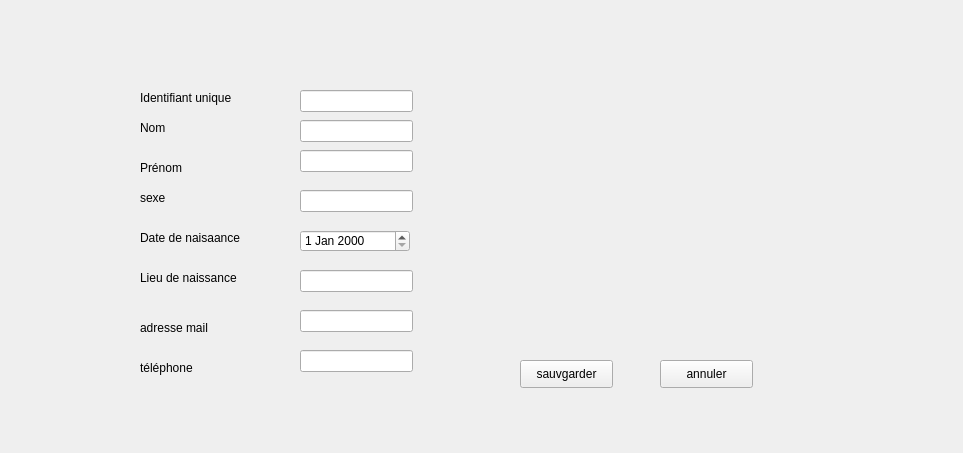
<?xml version="1.0" encoding="UTF-8"?>
<ui version="4.0">
 <class>Dialogevent</class>
 <widget class="QDialog" name="Dialogevent">
  <property name="geometry">
   <rect>
    <x>0</x>
    <y>0</y>
    <width>963</width>
    <height>453</height>
   </rect>
  </property>
  <property name="windowTitle">
   <string>Gestion evenement</string>
  </property>
  <widget class="QStackedWidget" name="stackedWidge_etat">
   <property name="geometry">
    <rect>
     <x>90</x>
     <y>40</y>
     <width>771</width>
     <height>391</height>
    </rect>
   </property>
   <property name="currentIndex">
    <number>1</number>
   </property>
   <widget class="QWidget" name="page_list">
    <widget class="QPushButton" name="pushButton">
     <property name="geometry">
      <rect>
       <x>610</x>
       <y>30</y>
       <width>93</width>
       <height>28</height>
      </rect>
     </property>
     <property name="text">
      <string>Ajouter</string>
     </property>
    </widget>
    <widget class="QTableWidget" name="tableWidget_etat">
     <property name="geometry">
      <rect>
       <x>20</x>
       <y>130</y>
       <width>741</width>
       <height>191</height>
      </rect>
     </property>
     <property name="frameShape">
      <enum>QFrame::WinPanel</enum>
     </property>
     <property name="editTriggers">
      <set>QAbstractItemView::NoEditTriggers</set>
     </property>
     <property name="showGrid">
      <bool>true</bool>
     </property>
     <property name="gridStyle">
      <enum>Qt::SolidLine</enum>
     </property>
     <property name="sortingEnabled">
      <bool>false</bool>
     </property>
     <row>
      <property name="text">
       <string>1</string>
      </property>
     </row>
     <row>
      <property name="text">
       <string>2</string>
      </property>
     </row>
     <row>
      <property name="text">
       <string>3</string>
      </property>
     </row>
     <row>
      <property name="text">
       <string>4</string>
      </property>
     </row>
     <row>
      <property name="text">
       <string>5</string>
      </property>
     </row>
     <row>
      <property name="text">
       <string>6</string>
      </property>
     </row>
     <row>
      <property name="text">
       <string>7</string>
      </property>
     </row>
     <row>
      <property name="text">
       <string>9</string>
      </property>
     </row>
     <column>
      <property name="text">
       <string>Identifiant</string>
      </property>
     </column>
     <column>
      <property name="text">
       <string>Nom</string>
      </property>
     </column>
     <column>
      <property name="text">
       <string>Prénom</string>
      </property>
     </column>
     <column>
      <property name="text">
       <string>sexe</string>
      </property>
     </column>
     <column>
      <property name="text">
       <string>Date de naissance</string>
      </property>
     </column>
     <column>
      <property name="text">
       <string>lieu de naissance</string>
      </property>
     </column>
     <column>
      <property name="text">
       <string>adresse mail</string>
      </property>
     </column>
     <column>
      <property name="text">
       <string>telephone</string>
      </property>
     </column>
     <column>
      <property name="text">
       <string>modifier</string>
      </property>
     </column>
     <column>
      <property name="text">
       <string>supprimer</string>
      </property>
     </column>
     <column>
      <property name="text">
       <string>imprimer</string>
      </property>
     </column>
     <item row="0" column="0">
      <property name="text">
       <string>AKT23</string>
      </property>
     </item>
     <item row="0" column="1">
      <property name="text">
       <string>Hanfi</string>
      </property>
     </item>
     <item row="0" column="2">
      <property name="text">
       <string>Nardine</string>
      </property>
     </item>
     <item row="0" column="3">
      <property name="text">
       <string>Femme</string>
      </property>
     </item>
     <item row="0" column="4">
      <property name="text">
       <string/>
      </property>
     </item>
     <item row="0" column="5">
      <property name="text">
       <string>Tunis</string>
      </property>
     </item>
     <item row="0" column="6">
      <property name="text">
       <string>nardine.hanfi@esprit.tn</string>
      </property>
     </item>
     <item row="0" column="7">
      <property name="text">
       <string>94212389</string>
      </property>
     </item>
     <item row="0" column="8">
      <property name="text">
       <string>modifier</string>
      </property>
     </item>
     <item row="0" column="9">
      <property name="text">
       <string>supprimer</string>
      </property>
     </item>
    </widget>
    <widget class="QPushButton" name="Menu">
     <property name="geometry">
      <rect>
       <x>60</x>
       <y>30</y>
       <width>93</width>
       <height>28</height>
      </rect>
     </property>
     <property name="text">
      <string>Menu</string>
     </property>
    </widget>
   </widget>
   <widget class="QWidget" name="page_add">
    <widget class="QPushButton" name="pushButton_save">
     <property name="geometry">
      <rect>
       <x>430</x>
       <y>320</y>
       <width>93</width>
       <height>28</height>
      </rect>
     </property>
     <property name="text">
      <string>sauvgarder</string>
     </property>
    </widget>
    <widget class="QPushButton" name="pushButton_cancel">
     <property name="geometry">
      <rect>
       <x>570</x>
       <y>320</y>
       <width>93</width>
       <height>28</height>
      </rect>
     </property>
     <property name="text">
      <string>annuler</string>
     </property>
    </widget>
    <widget class="QLabel" name="labelnom">
     <property name="geometry">
      <rect>
       <x>50</x>
       <y>80</y>
       <width>55</width>
       <height>16</height>
      </rect>
     </property>
     <property name="text">
      <string>Nom</string>
     </property>
    </widget>
    <widget class="QLabel" name="label_2">
     <property name="geometry">
      <rect>
       <x>50</x>
       <y>120</y>
       <width>55</width>
       <height>16</height>
      </rect>
     </property>
     <property name="text">
      <string>Prénom</string>
     </property>
    </widget>
    <widget class="QLabel" name="label_3">
     <property name="geometry">
      <rect>
       <x>50</x>
       <y>190</y>
       <width>111</width>
       <height>16</height>
      </rect>
     </property>
     <property name="text">
      <string>Date de naisaance</string>
     </property>
    </widget>
    <widget class="QLabel" name="label_4">
     <property name="geometry">
      <rect>
       <x>50</x>
       <y>230</y>
       <width>111</width>
       <height>16</height>
      </rect>
     </property>
     <property name="text">
      <string>Lieu de naissance</string>
     </property>
    </widget>
    <widget class="QLabel" name="label_5">
     <property name="geometry">
      <rect>
       <x>50</x>
       <y>150</y>
       <width>91</width>
       <height>16</height>
      </rect>
     </property>
     <property name="text">
      <string>sexe</string>
     </property>
    </widget>
    <widget class="QLabel" name="label_6">
     <property name="geometry">
      <rect>
       <x>50</x>
       <y>280</y>
       <width>101</width>
       <height>16</height>
      </rect>
     </property>
     <property name="text">
      <string>adresse mail</string>
     </property>
    </widget>
    <widget class="QLineEdit" name="input_nom">
     <property name="geometry">
      <rect>
       <x>210</x>
       <y>80</y>
       <width>113</width>
       <height>22</height>
      </rect>
     </property>
    </widget>
    <widget class="QLineEdit" name="input_prenom">
     <property name="geometry">
      <rect>
       <x>210</x>
       <y>110</y>
       <width>113</width>
       <height>22</height>
      </rect>
     </property>
    </widget>
    <widget class="QDateEdit" name="input_naissance">
     <property name="geometry">
      <rect>
       <x>210</x>
       <y>190</y>
       <width>110</width>
       <height>22</height>
      </rect>
     </property>
    </widget>
    <widget class="QLineEdit" name="input_sexe">
     <property name="geometry">
      <rect>
       <x>210</x>
       <y>150</y>
       <width>113</width>
       <height>22</height>
      </rect>
     </property>
    </widget>
    <widget class="QLineEdit" name="input_mail">
     <property name="geometry">
      <rect>
       <x>210</x>
       <y>270</y>
       <width>113</width>
       <height>22</height>
      </rect>
     </property>
    </widget>
    <widget class="QLineEdit" name="input_lieu">
     <property name="geometry">
      <rect>
       <x>210</x>
       <y>230</y>
       <width>113</width>
       <height>22</height>
      </rect>
     </property>
    </widget>
    <widget class="QLabel" name="label_19">
     <property name="geometry">
      <rect>
       <x>50</x>
       <y>320</y>
       <width>71</width>
       <height>16</height>
      </rect>
     </property>
     <property name="text">
      <string>téléphone</string>
     </property>
    </widget>
    <widget class="QLineEdit" name="input_tel">
     <property name="geometry">
      <rect>
       <x>210</x>
       <y>310</y>
       <width>113</width>
       <height>22</height>
      </rect>
     </property>
    </widget>
    <widget class="QLabel" name="label">
     <property name="geometry">
      <rect>
       <x>50</x>
       <y>50</y>
       <width>111</width>
       <height>16</height>
      </rect>
     </property>
     <property name="text">
      <string>Identifiant unique</string>
     </property>
    </widget>
    <widget class="QLineEdit" name="input_id">
     <property name="geometry">
      <rect>
       <x>210</x>
       <y>50</y>
       <width>113</width>
       <height>22</height>
      </rect>
     </property>
    </widget>
   </widget>
   <widget class="QWidget" name="page">
    <widget class="QPushButton" name="pushButton_2">
     <property name="geometry">
      <rect>
       <x>520</x>
       <y>290</y>
       <width>93</width>
       <height>28</height>
      </rect>
     </property>
     <property name="text">
      <string>Retour </string>
     </property>
    </widget>
    <widget class="QLineEdit" name="out_lieu">
     <property name="geometry">
      <rect>
       <x>240</x>
       <y>200</y>
       <width>113</width>
       <height>22</height>
      </rect>
     </property>
     <property name="readOnly">
      <bool>true</bool>
     </property>
    </widget>
    <widget class="QLabel" name="label_7">
     <property name="geometry">
      <rect>
       <x>80</x>
       <y>130</y>
       <width>91</width>
       <height>16</height>
      </rect>
     </property>
     <property name="text">
      <string>sexe</string>
     </property>
    </widget>
    <widget class="QLineEdit" name="out_tel">
     <property name="geometry">
      <rect>
       <x>240</x>
       <y>280</y>
       <width>113</width>
       <height>22</height>
      </rect>
     </property>
     <property name="readOnly">
      <bool>true</bool>
     </property>
    </widget>
    <widget class="QLabel" name="label_8">
     <property name="geometry">
      <rect>
       <x>80</x>
       <y>210</y>
       <width>111</width>
       <height>16</height>
      </rect>
     </property>
     <property name="text">
      <string>Lieu de naissance</string>
     </property>
    </widget>
    <widget class="QLabel" name="label_9">
     <property name="geometry">
      <rect>
       <x>80</x>
       <y>250</y>
       <width>101</width>
       <height>16</height>
      </rect>
     </property>
     <property name="text">
      <string>adresse mail</string>
     </property>
    </widget>
    <widget class="QLabel" name="label_10">
     <property name="geometry">
      <rect>
       <x>80</x>
       <y>90</y>
       <width>55</width>
       <height>16</height>
      </rect>
     </property>
     <property name="text">
      <string>Prénom</string>
     </property>
    </widget>
    <widget class="QLineEdit" name="out_prenom">
     <property name="geometry">
      <rect>
       <x>240</x>
       <y>80</y>
       <width>113</width>
       <height>22</height>
      </rect>
     </property>
     <property name="readOnly">
      <bool>true</bool>
     </property>
    </widget>
    <widget class="QLabel" name="label_20">
     <property name="geometry">
      <rect>
       <x>80</x>
       <y>290</y>
       <width>71</width>
       <height>16</height>
      </rect>
     </property>
     <property name="text">
      <string>téléphone</string>
     </property>
    </widget>
    <widget class="QLineEdit" name="out_sexe">
     <property name="geometry">
      <rect>
       <x>240</x>
       <y>120</y>
       <width>113</width>
       <height>22</height>
      </rect>
     </property>
     <property name="readOnly">
      <bool>true</bool>
     </property>
    </widget>
    <widget class="QLabel" name="label_11">
     <property name="geometry">
      <rect>
       <x>80</x>
       <y>170</y>
       <width>111</width>
       <height>16</height>
      </rect>
     </property>
     <property name="text">
      <string>Date de naisaance</string>
     </property>
    </widget>
    <widget class="QLabel" name="labelnom_2">
     <property name="geometry">
      <rect>
       <x>80</x>
       <y>50</y>
       <width>55</width>
       <height>16</height>
      </rect>
     </property>
     <property name="text">
      <string>Nom</string>
     </property>
    </widget>
    <widget class="QDateEdit" name="out_naissance">
     <property name="geometry">
      <rect>
       <x>240</x>
       <y>160</y>
       <width>110</width>
       <height>22</height>
      </rect>
     </property>
     <property name="readOnly">
      <bool>true</bool>
     </property>
    </widget>
    <widget class="QLineEdit" name="out_mail">
     <property name="geometry">
      <rect>
       <x>240</x>
       <y>240</y>
       <width>113</width>
       <height>22</height>
      </rect>
     </property>
     <property name="readOnly">
      <bool>true</bool>
     </property>
    </widget>
    <widget class="QLineEdit" name="out_nom">
     <property name="geometry">
      <rect>
       <x>240</x>
       <y>40</y>
       <width>113</width>
       <height>22</height>
      </rect>
     </property>
     <property name="readOnly">
      <bool>true</bool>
     </property>
    </widget>
   </widget>
   <widget class="QWidget" name="page_2">
    <widget class="QPushButton" name="maj_save">
     <property name="geometry">
      <rect>
       <x>420</x>
       <y>300</y>
       <width>93</width>
       <height>28</height>
      </rect>
     </property>
     <property name="text">
      <string>sauvgarder</string>
     </property>
    </widget>
    <widget class="QPushButton" name="maj_cancel">
     <property name="geometry">
      <rect>
       <x>580</x>
       <y>300</y>
       <width>93</width>
       <height>28</height>
      </rect>
     </property>
     <property name="text">
      <string>annuler</string>
     </property>
    </widget>
    <widget class="QLineEdit" name="maj_nom">
     <property name="geometry">
      <rect>
       <x>230</x>
       <y>40</y>
       <width>113</width>
       <height>22</height>
      </rect>
     </property>
    </widget>
    <widget class="QLabel" name="label_12">
     <property name="geometry">
      <rect>
       <x>70</x>
       <y>130</y>
       <width>91</width>
       <height>16</height>
      </rect>
     </property>
     <property name="text">
      <string>sexe</string>
     </property>
    </widget>
    <widget class="QLabel" name="label_15">
     <property name="geometry">
      <rect>
       <x>70</x>
       <y>90</y>
       <width>55</width>
       <height>16</height>
      </rect>
     </property>
     <property name="text">
      <string>Prénom</string>
     </property>
    </widget>
    <widget class="QLineEdit" name="maj_lieu">
     <property name="geometry">
      <rect>
       <x>230</x>
       <y>200</y>
       <width>113</width>
       <height>22</height>
      </rect>
     </property>
    </widget>
    <widget class="QLabel" name="label_13">
     <property name="geometry">
      <rect>
       <x>70</x>
       <y>210</y>
       <width>111</width>
       <height>16</height>
      </rect>
     </property>
     <property name="text">
      <string>Lieu de naissance</string>
     </property>
    </widget>
    <widget class="QLabel" name="label_14">
     <property name="geometry">
      <rect>
       <x>70</x>
       <y>250</y>
       <width>101</width>
       <height>16</height>
      </rect>
     </property>
     <property name="text">
      <string>adresse mail</string>
     </property>
    </widget>
    <widget class="QLineEdit" name="maj_tel">
     <property name="geometry">
      <rect>
       <x>230</x>
       <y>280</y>
       <width>113</width>
       <height>22</height>
      </rect>
     </property>
    </widget>
    <widget class="QLabel" name="label_21">
     <property name="geometry">
      <rect>
       <x>70</x>
       <y>290</y>
       <width>71</width>
       <height>16</height>
      </rect>
     </property>
     <property name="text">
      <string>téléphone</string>
     </property>
    </widget>
    <widget class="QLabel" name="label_16">
     <property name="geometry">
      <rect>
       <x>70</x>
       <y>170</y>
       <width>111</width>
       <height>16</height>
      </rect>
     </property>
     <property name="text">
      <string>Date de naisaance</string>
     </property>
    </widget>
    <widget class="QLineEdit" name="maj_sexe">
     <property name="geometry">
      <rect>
       <x>230</x>
       <y>120</y>
       <width>113</width>
       <height>22</height>
      </rect>
     </property>
    </widget>
    <widget class="QLineEdit" name="maj_mail">
     <property name="geometry">
      <rect>
       <x>230</x>
       <y>240</y>
       <width>113</width>
       <height>22</height>
      </rect>
     </property>
    </widget>
    <widget class="QLineEdit" name="maj_prenom">
     <property name="geometry">
      <rect>
       <x>230</x>
       <y>80</y>
       <width>113</width>
       <height>22</height>
      </rect>
     </property>
    </widget>
    <widget class="QDateEdit" name="maj_naissance">
     <property name="geometry">
      <rect>
       <x>230</x>
       <y>160</y>
       <width>110</width>
       <height>22</height>
      </rect>
     </property>
    </widget>
    <widget class="QLabel" name="labelnom_3">
     <property name="geometry">
      <rect>
       <x>70</x>
       <y>50</y>
       <width>55</width>
       <height>16</height>
      </rect>
     </property>
     <property name="text">
      <string>Nom</string>
     </property>
    </widget>
   </widget>
  </widget>
 </widget>
 <resources/>
 <connections/>
</ui>
